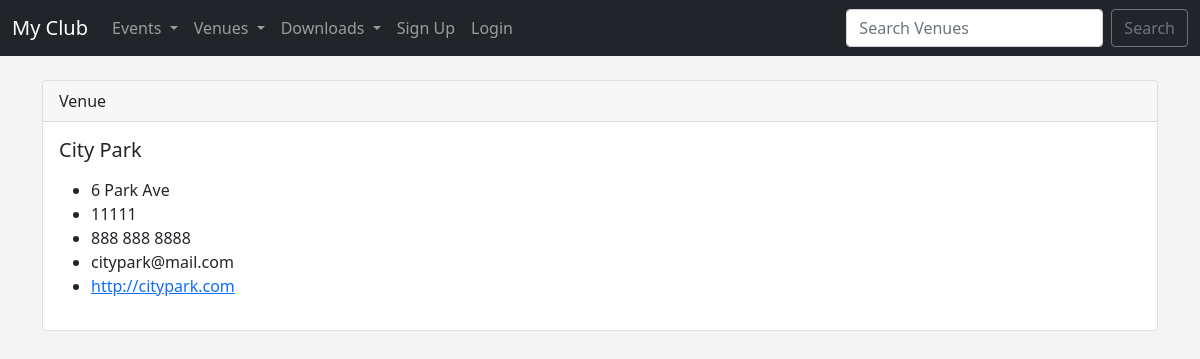
The page /show_venue/7 on the database its author committed.
### events/models.py (models this page shows)
class Venue(models.Model):
    name = models.CharField('Venue Name', max_length=120)
    address = models.CharField(max_length=300)
    zip_code = models.CharField('Zip Code', max_length=15)
    phone = models.CharField('Contact Phone', max_length=25, blank=True)
    web = models.URLField('Website Address', blank=True)
    email_address = models.EmailField('Email Address', blank=True)
    owner = models.IntegerField("Venue Owner", blank=False, default=1)
    def __str__(self):
        return self.name

### events/views.py (the view)
# urls.py: path('show_venue/<venue_id>', views.show_venue, name="show-venue"),
def show_venue(request, venue_id):
    venue = Venue.objects.get(pk=venue_id)
    return render(request,
        'events/show_venue.html', {
        "venue": venue})

### events/templates/events/show_venue.html
{% extends 'events/base.html' %}
{% block content %}
    <div class="card">
      <div class="card-header">
        Venue
      </div>
      <div class="card-body">
        <h5 class="card-title">{{ venue }}</h5>
        <p class="card-text">
          <ul>
            <li>{{ venue.address }}</li>
            <li>{{ venue.zip_code }}</li>
            <li>{{ venue.phone }}</li>
            <li>{{ venue.email_address }}</li>
            <li><a href="{{ venue.web }}">{{ venue.web }}</a></li>
          </ul>
        </p>
      </div>
    </div>
{% endblock %}

### events/templates/events/base.html (style rules this page uses)
body { background: #f4f4f4 }

### rows shown on the page
Venue: name "City Park", address "6 Park Ave", zip_code "11111", phone "888 888 8888", email_address "citypark@mail.com", web "http://citypark.com"
